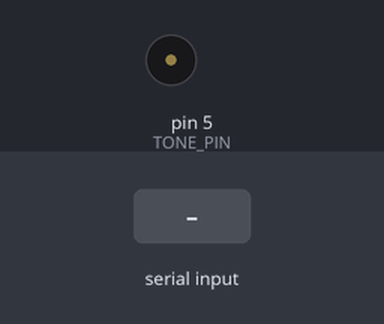
Recording of a sketch running on a simulated Arduino Uno, built with avr-gcc and run on an emulated ATmega328P. Shown: buzzer (waves = sounding). The inputs (shaded band) are chosen by the test bench. What the sketch prints to the serial monitor is not drawn.

Above: at 1.2 s.
1.3 s: "f\n" received over Serial
At 4.0 s:
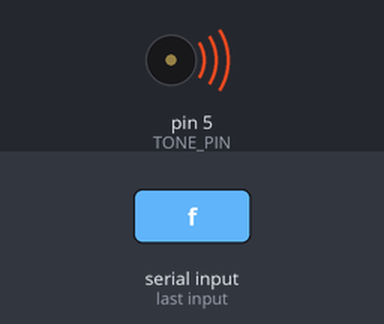
Timing chart, 0 to 10.1 s (numbered marks = the images above; inputs shaded):
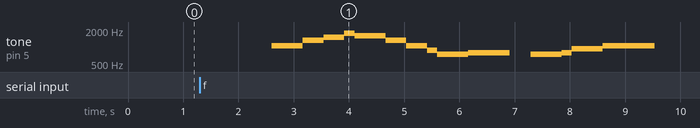

The sketch:

buzzer_node.ino
```cpp
/**
 * Buzzer Part
 *  Plays the specified melody by the sender and
 *  sends a text to the other node specyfing which
 *  song is being played.
 *
 * Based on Brett Hagman code (www.roguerobotics.com)
 *   http://code.google.com/p/rogue-code/wiki/ToneLibraryDocumentation
 */

/**
 * Macros defining the notes features (from Brett Hagman code)
 */
#define OCTAVE_OFFSET 0
#define TONE_PIN 5

#define NOTE_C4  262
#define NOTE_CS4 277
#define NOTE_D4  294
#define NOTE_DS4 311
#define NOTE_E4  330
#define NOTE_F4  349
#define NOTE_FS4 370
#define NOTE_G4  392
#define NOTE_GS4 415
#define NOTE_A4  440
#define NOTE_AS4 466
#define NOTE_B4  494
#define NOTE_C5  523
#define NOTE_CS5 554
#define NOTE_D5  587
#define NOTE_DS5 622
#define NOTE_E5  659
#define NOTE_F5  698
#define NOTE_FS5 740
#define NOTE_G5  784
#define NOTE_GS5 831
#define NOTE_A5  880
#define NOTE_AS5 932
#define NOTE_B5  988
#define NOTE_C6  1047
#define NOTE_CS6 1109
#define NOTE_D6  1175
#define NOTE_DS6 1245
#define NOTE_E6  1319
#define NOTE_F6  1397
#define NOTE_FS6 1480
#define NOTE_G6  1568
#define NOTE_GS6 1661
#define NOTE_A6  1760
#define NOTE_AS6 1865
#define NOTE_B6  1976
#define NOTE_C7  2093
#define NOTE_CS7 2217
#define NOTE_D7  2349
#define NOTE_DS7 2489
#define NOTE_E7  2637
#define NOTE_F7  2794
#define NOTE_FS7 2960
#define NOTE_G7  3136
#define NOTE_GS7 3322
#define NOTE_A7  3520
#define NOTE_AS7 3729
#define NOTE_B7  3951

/**
 * Constants
 */
// Notes array (from Brett Hagman code)
const int notes[] = { 0,
NOTE_C4, NOTE_CS4, NOTE_D4, NOTE_DS4, NOTE_E4, NOTE_F4, NOTE_FS4, NOTE_G4, NOTE_GS4, NOTE_A4, NOTE_AS4, NOTE_B4,
NOTE_C5, NOTE_CS5, NOTE_D5, NOTE_DS5, NOTE_E5, NOTE_F5, NOTE_FS5, NOTE_G5, NOTE_GS5, NOTE_A5, NOTE_AS5, NOTE_B5,
NOTE_C6, NOTE_CS6, NOTE_D6, NOTE_DS6, NOTE_E6, NOTE_F6, NOTE_FS6, NOTE_G6, NOTE_GS6, NOTE_A6, NOTE_AS6, NOTE_B6,
NOTE_C7, NOTE_CS7, NOTE_D7, NOTE_DS7, NOTE_E7, NOTE_F7, NOTE_FS7, NOTE_G7, NOTE_GS7, NOTE_A7, NOTE_AS7, NOTE_B7
};

// Number of songs that can be played
const int N_SONGS = 7;

// Char used to indicate the end of the song
const char END_CHAR = 'E';

// String used to indicate the song id is not in the allowed range
const String SONG_NOT_FOUND = "Song not found";

// Char used to indicate that the song title has been completely sent
const char END_SONG_TITLE_CHAR = '\n';

/**
 * Global variables
 */
// Array of songs to select them easily
char* songArray[N_SONGS];

/**
 * Helper functions
 */
// Tells if a char is representing a digit or not
boolean isDigit(char c)
{
  return (c >= '0' && c <= '9');
}

// Play the specified song (from Brett Hagman code)
void play_rtttl(char *p)
{
  // Absolutely no error checking in here

  byte default_dur = 4;
  byte default_oct = 6;
  int bpm = 63;
  int num;
  long wholenote;
  long duration;
  byte note;
  byte scale;

  // format: d=N,o=N,b=NNN:
  // find the start (skip name, etc)

  while(*p != ':') p++;    // ignore name
  p++;                     // skip ':'

  // get default duration
  if(*p == 'd')
  {
    p++; p++;              // skip "d="
    num = 0;
    while(isDigit(*p))
    {
      num = (num * 10) + (*p++ - '0');
    }
    if(num > 0) default_dur = num;
    p++;                   // skip comma
  }

  //Serial.print("ddur: "); Serial.println(default_dur, 10);

  // get default octave
  if(*p == 'o')
  {
    p++; p++;              // skip "o="
    num = *p++ - '0';
    if(num >= 3 && num <=7) default_oct = num;
    p++;                   // skip comma
  }

  //Serial.print("doct: "); Serial.println(default_oct, 10);

  // get BPM
  if(*p == 'b')
  {
    p++; p++;              // skip "b="
    num = 0;
    while(isDigit(*p))
    {
      num = (num * 10) + (*p++ - '0');
    }
    bpm = num;
    p++;                   // skip colon
  }

  //Serial.print("bpm: "); Serial.println(bpm, 10);

  // BPM usually expresses the number of quarter notes per minute
  wholenote = (60 * 1000L / bpm) * 4;  // this is the time for whole note (in milliseconds)

  //Serial.print("wn: "); Serial.println(wholenote, 10);

  // now begin note loop
  while(*p)
  {
    // first, get note duration, if available
    num = 0;
    while(isDigit(*p))
    {
      num = (num * 10) + (*p++ - '0');
    }

    if(num) duration = wholenote / num;
    else duration = wholenote / default_dur;  // we will need to check if we are a dotted note after

    // now get the note
    note = 0;

    switch(*p)
    {
      case 'c':
        note = 1;
        break;
      case 'd':
        note = 3;
        break;
      case 'e':
        note = 5;
        break;
      case 'f':
        note = 6;
        break;
      case 'g':
        note = 8;
        break;
      case 'a':
        note = 10;
        break;
      case 'b':
        note = 12;
        break;
      case 'p':
      default:
        note = 0;
    }
    p++;

    // now, get optional '#' sharp
    if(*p == '#')
    {
      note++;
      p++;
    }

    // now, get optional '.' dotted note
    if(*p == '.')
    {
      duration += duration/2;
      p++;
    }

    // now, get scale
    if(isDigit(*p))
    {
      scale = *p - '0';
      p++;
    }
    else
    {
      scale = default_oct;
    }

    scale += OCTAVE_OFFSET;

    if (*p == ',')
      p++;       // skip comma for next note (or we may be at the end)

    // From line 248 to 256
	//	Added to code so end of the song signal is transmitted
    //  It is a very dirty way to send the END_CHAR but it was
    //  impossible to make it work by sending just the END_CHAR
    char songPlaying = *p;
    if (songPlaying)
    {
      Serial.print(" ");
    }
    else
    {
      Serial.print(END_CHAR);
    }

    // now play the note
    if(note)
    {
      //Serial.print("Playing: ");
      //Serial.print(scale, 10); Serial.print(' ');
      //Serial.print(note, 10); Serial.print(" (");
      //Serial.print(notes[(scale - 4) * 12 + note], 10);
      //Serial.print(") ");
      //Serial.println(duration, 10);
      tone(TONE_PIN, notes[(scale - 4) * 12 + note]);
      delay(duration);
      noTone(TONE_PIN);
    }
    else
    {
      //Serial.print("Pausing: ");
      //Serial.println(duration, 10);
      delay(duration);
    }
  }
}

// Returns the name of a song given an input of the type
//  "Name Song : Notes Features"
String getSongName(char* p)
{
  String songName = "";

  while (*p != ':')
  {
    songName += *p;
    ++p;
  }

  return songName;
}

/**
 * Main functions
 */
void setup(void)
{
  Serial.begin(9600);

  // Put all desired songs in the array of songs
  songArray[0] = "The Simpsons:d=4,o=5,b=160:c.6,e6,f#6,8a6,g.6,e6,c6,8a,8f#,8f#,8f#,2g,8p,8p,8f#,8f#,8f#,8g,a#.,8c6,8c6,8c6,c6";
  songArray[1] = "Indiana:d=4,o=5,b=250:e,8p,8f,8g,8p,1c6,8p.,d,8p,8e,1f,p.,g,8p,8a,8b,8p,1f6,p,a,8p,8b,2c6,2d6,2e6,e,8p,8f,8g,8p,1c6,p,d6,8p,8e6,1f.6,g,8p,8g,e.6,8p,d6,8p,8g,e.6,8p,d6,8p,8g,f.6,8p,e6,8p,8d6,2c6";
  songArray[2] = "Entertainer:d=4,o=5,b=140:8d,8d#,8e,c6,8e,c6,8e,2c.6,8c6,8d6,8d#6,8e6,8c6,8d6,e6,8b,d6,2c6,p,8d,8d#,8e,c6,8e,c6,8e,2c.6,8p,8a,8g,8f#,8a,8c6,e6,8d6,8c6,8a,2d6";
  songArray[3] = "Looney:d=4,o=5,b=140:32p,c6,8f6,8e6,8d6,8c6,a.,8c6,8f6,8e6,8d6,8d#6,e.6,8e6,8e6,8c6,8d6,8c6,8e6,8c6,8d6,8a,8c6,8g,8a#,8a,8f";
  songArray[4] = "StarWars:d=4,o=5,b=45:32p,32f#,32f#,32f#,8b.,8f#.6,32e6,32d#6,32c#6,8b.6,16f#.6,32e6,32d#6,32c#6,8b.6,16f#.6,32e6,32d#6,32e6,8c#.6,32f#,32f#,32f#,8b.,8f#.6,32e6,32d#6,32c#6,8b.6,16f#.6,32e6,32d#6,32c#6,8b.6,16f#.6,32e6,32d#6,32e6,8c#6";
  songArray[5] = "GoodBad:d=4,o=5,b=56:32p,32a#,32d#6,32a#,32d#6,8a#.,16f#.,16g#.,d#,32a#,32d#6,32a#,32d#6,8a#.,16f#.,16g#.,c#6,32a#,32d#6,32a#,32d#6,8a#.,16f#.,32f.,32d#.,c#,32a#,32d#6,32a#,32d#6,8a#.,16g#.,d#";
  songArray[6] = "MissionImp:d=16,o=6,b=95:32d,32d#,32d,32d#,32d,32d#,32d,32d#,32d,32d,32d#,32e,32f,32f#,32g,g,8p,g,8p,a#,p,c7,p,g,8p,g,8p,f,p,f#,p,g,8p,g,8p,a#,p,c7,p,g,8p,g,8p,f,p,f#,p,a#,g,2d,32p,a#,g,2c#,32p,a#,g,2c,a#5,8c,2p,32p,a#5,g5,2f#,32p,a#5,g5,2f,32p,a#5,g5,2e,d#,8d";
}

void loop(void)
{
  if (Serial.available() > 0)
  {
    // Read the songNumber sent by the other node
    int songNumber = Serial.parseInt();

    // Check that the songNumber is inside the range of allowed values
    if (songNumber >= 0 && songNumber < N_SONGS)
    {
        // Print song title
        Serial.print(getSongName(songArray[songNumber]) + END_SONG_TITLE_CHAR);
        delay(300);

        // Play the song
        play_rtttl(songArray[songNumber]);
    }
    else
    {
      // Send error message to the other node
      Serial.print(SONG_NOT_FOUND + END_SONG_TITLE_CHAR);
      delay(300);
    }
  }
}
```

Measured:
- after the input at 1.3 s, tone on pin 5 (TONE_PIN): plays 1047 Hz for 0.56 s, 1319 Hz for 0.38 s, 1480 Hz for 0.38 s, 1760 Hz for 0.19 s, 1568 Hz for 0.56 s, 1319 Hz for 0.38 s … (14 notes in this stretch), starting after 1.3 s
